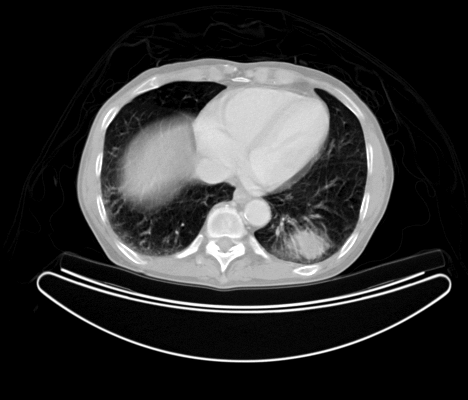
%> input picture Capitulos V2/Ejemplos/RegionGrow/medtest.png, 468 x 400 px
$ octave quad.m   (GNU Octave 9; MATLAB toolbox functions it lacks are replaced by stand-ins)
%> lines starting %> are read from the running program, lines starting %| are printed output that depends on the picture
clear all;
close all;
I = imread('medtest.png');
%> I is the input picture: size 400x468 uint8; min 0, max 255, mean 49.5

%Change size for representation
I = imresize(I,[512 512]);
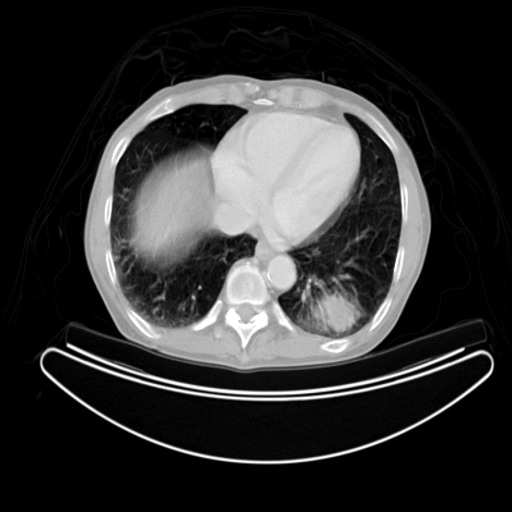
%> I: size 512x512 uint8; min 0, max 255, mean 49.5

S = qtdecomp(I,0.2);
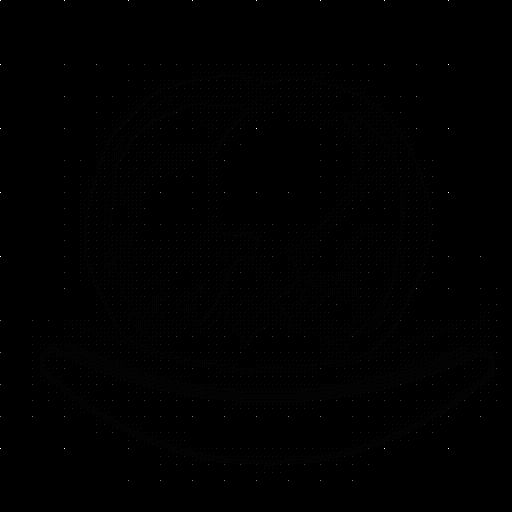
%> S: size 512x512 double; min 0, max 64, mean 0.1; drawn with min black and max white

blocks = repmat(uint8(0),size(S));

for dim = [512 256 128 64 32 16 8 4 2 1];
  numblocks = length(find(S==dim));
  if (numblocks > 0)
    values = repmat(uint8(1),[dim dim numblocks]);
    values(2:dim,2:dim,:) = 0;
    blocks = qtsetblk(blocks,S,dim,values);
  end
end
%> this loop made 10 passes
%> numblocks on passes 1 to 10: 0, 0, 0, 20, 40, 143, 646, 1917, 4806, 11416
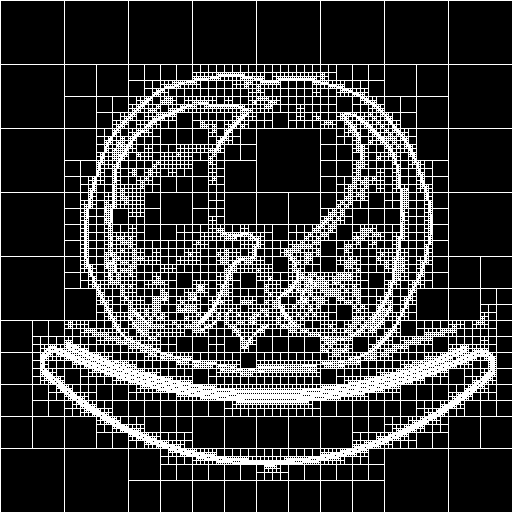
%> blocks: size 512x512 uint8; values 0 (black) and 1 (white), 22.3% white in thin lines or dots

blocks(end,1:end) = 1;
blocks(1:end,end) = 1;
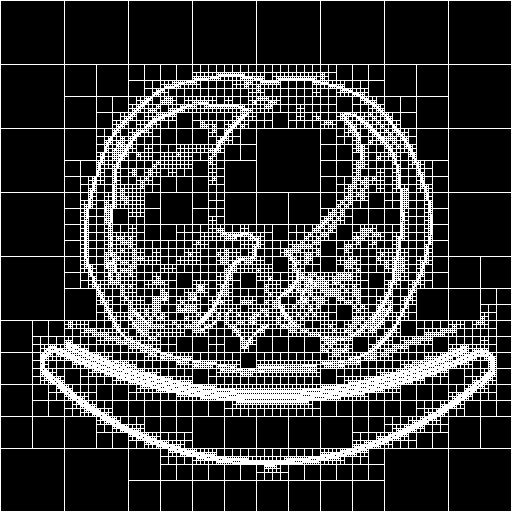
%> blocks: size 512x512 uint8; values 0 (black) and 1 (white), 22.7% white in thin lines or dots

figure
imshow(blocks,[])
